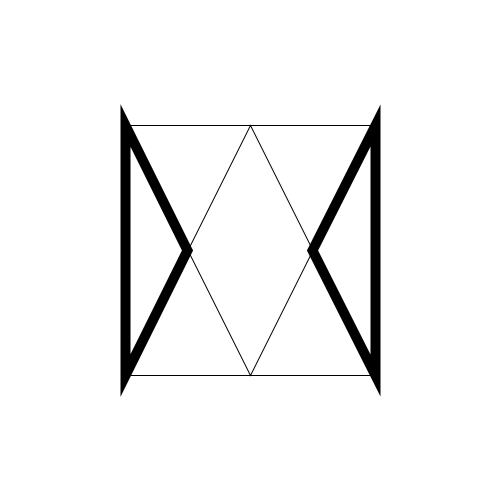
Frame 1 (no input)
Frame 2 (the mouse pressed at the canvas centre, redrawn once): identical to frame 1, image omitted

The Processing sketch that drew this single still picture (run headless with seeded random() and noise(); the mouse was pressed at the canvas centre and the sketch redrawn once):

// Processing sketch: processing_85906
// ── processing_85906.pde

void setup ()
{
 
 size(500,500);
background(#FFFFFF);
noLoop();
  
}

void draw ()

{
noFill();


triangle(125,375,250,125,375,375);

triangle (125,125,250,375,375,125); 

triangle(187.5,250,125,125,125,375);
triangle(312.5,250,375,125,375,375);

strokeWeight(10);
triangle(187.5,250,125,125,125,375);
triangle(312.5,250,375,125,375,375);

noStroke();
triangle(187.5,125,250,250,312.5,125);
triangle(187.5,375,250,250,312.5,375);

noStroke();


triangle(125,375,250,125,375,375);

 
 
  
}
